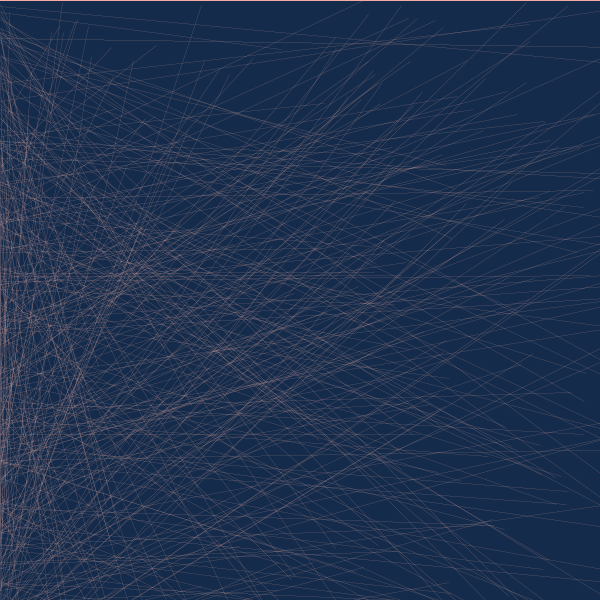
Frame 1 (no input)
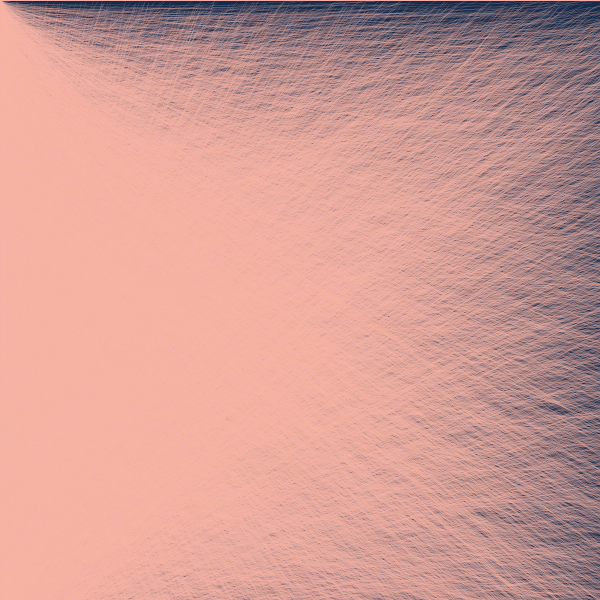
Frame 60 (the mouse pressed at the canvas centre just before this capture)
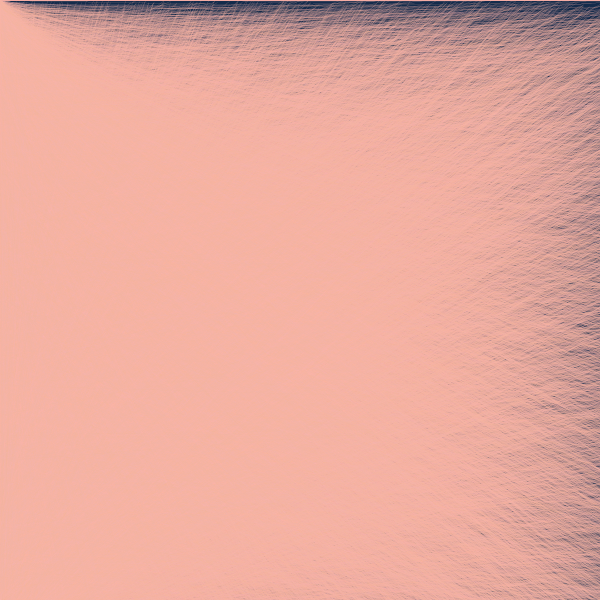
Frame 120 (the mouse held since frame 60 and released just before this capture)

The Processing sketch that drew these frames (run headless with seeded random() and noise(); from frame 60 on, the mouse is pressed at the canvas centre):

// Processing sketch: processing_111291
// ── processing_111291.pde

void setup () {

  size (600, 600);
  background (20, 43, 75);
  smooth();
}

void draw () {




  //horizontal repetition

  for (int x = 0; x<width; x +=10) {

    for (int y = 0;  y<height; y+=100) {
      //fill (random(4), random(25), 210);
      //stroke(100, random(-10, 179), random(124));
      //strokeWeight(random(10));
      line (0, 0, 700, 0);
      strokeWeight(10);
      //line(x, y, x, y);

      strokeWeight(random(0.05));
      //color(253,179,178);
      stroke(random(240, 253), 179, random(150, 178));
      line(random(700), random(700), 0, random(700));
      {
      }
    }
  }
}
